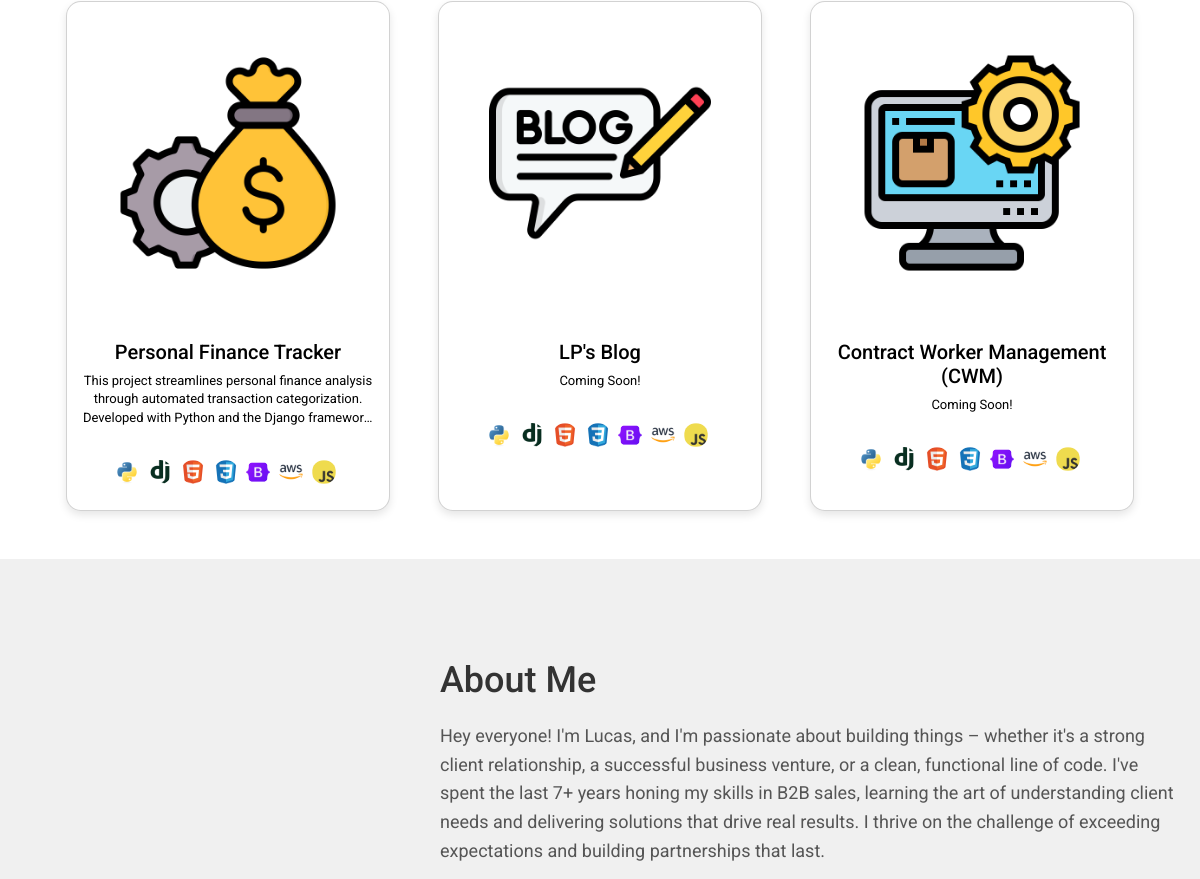
The app's page / (middle part), older data.
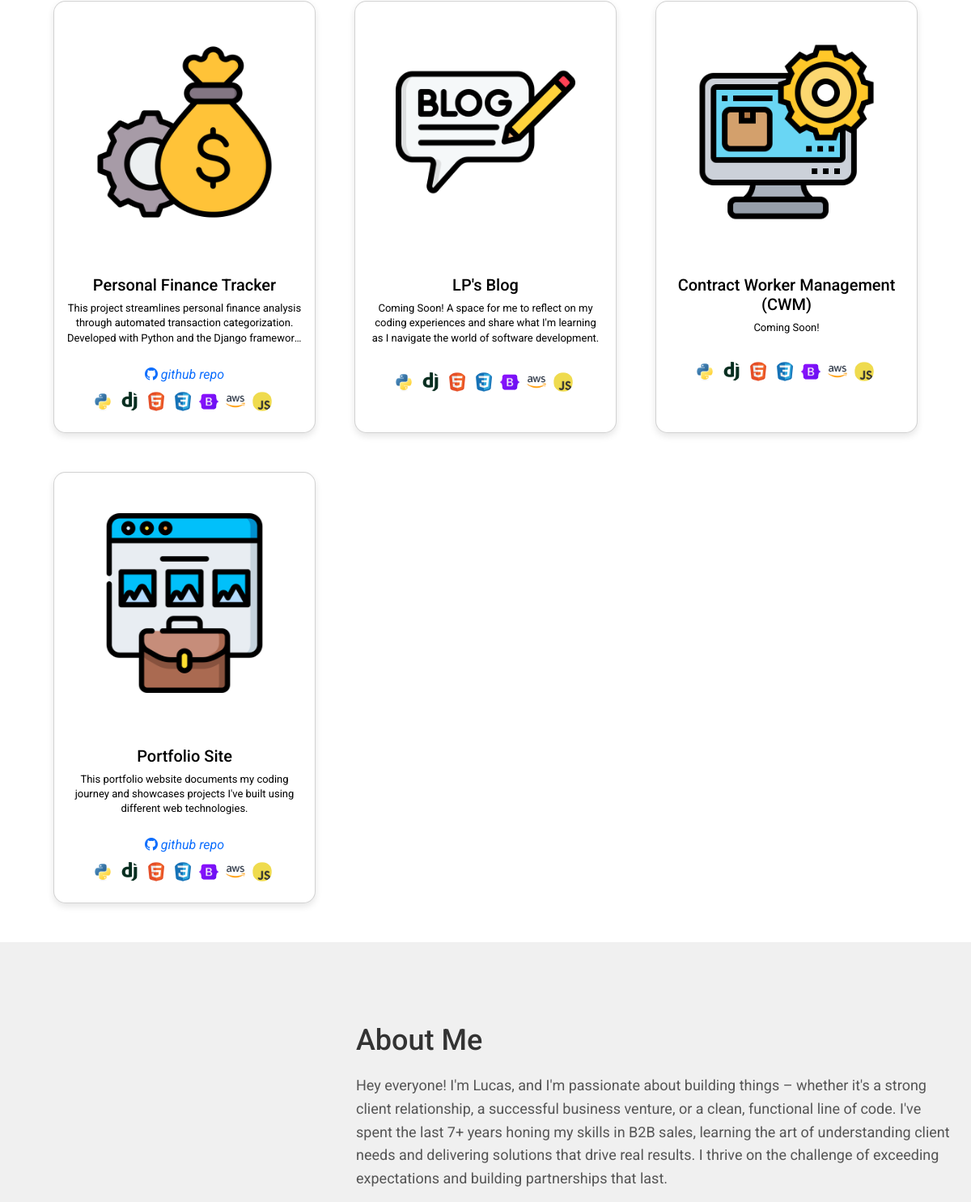
The same page, newer data.
### portfolio/models.py (models this page shows, shortened)
class Project(models.Model):
    title = models.CharField(max_length=200)
    description = models.TextField()
    image = models.ImageField(upload_to='project_images/', blank=True, null=True)
    github = models.URLField(blank=True, null=True)
    technologies = models.ManyToManyField(Technology, blank=True, help_text="Technology used in this project")
    TYPES = (
        ('FINANCE', 'Fiinance Tracker'),
        ('BLOG', 'Personal Blog'),
        ('WORKER_MANAGEMENT', 'Contract Worker Management'),
        ('PORTFOLIO_SITE', 'Portfolio Site'),
        ('OTHER', 'Other')
        )
    type = models.CharField(max_length=50,
                  choices=TYPES,
                  default="OTHER")

class Technology(models.Model):
    name = models.CharField(max_length=100, unique=True, help_text="Name of the technology (e.g., Python, Django)")
    icon = models.ImageField(upload_to='technology_icons/', blank=True, null=True)
    class Meta:
        verbose_name_plural = "Technologies"

### portfolio/views.py (the view)
# urls.py: path('', views.finance_tracker_home, name='home'),
def home(request):
    projects = Project.objects.all() # Get all prpjects from database
    return render(request, 'portfolio/index.html', {'projects': projects}) # Renders the index.html template and pass the projects to the template

### portfolio/templates/portfolio/index.html (shortened to what this page needs)
{% extends 'portfolio/base.html' %}
{% load static %}
{% block content %}
<section id="projects-section">
    {% include 'portfolio/components/project_card.html' %}
</section>
<section id="about-me" class="about-banner">
    {% include 'portfolio/components/about.html' %}
</section>
{% endblock %}

### portfolio/templates/portfolio/base.html (shortened to what this page needs)
{% load static %}
<!DOCTYPE html>
<html lang="en" > {% comment %}  data-bs-theme="dark" {% endcomment %}
    <head>
        <link href="https://cdn.jsdelivr.net/npm/bootstrap@5.3.3/dist/css/bootstrap.min.css" rel="stylesheet">
        <link rel="stylesheet" href="https://cdn.jsdelivr.net/npm/bootstrap-icons@1.10.5/font/bootstrap-icons.css">
        <link rel="stylesheet" href="{% static 'css/main.css' %}" />
    </head>
  <body>
        <main id="body">
            {% block content %}
            {% endblock %}
        </main>
    </body>
</html>

### portfolio/templates/portfolio/components/hero_banner.html (shortened to what this page needs)
{% load static %}

### portfolio/templates/portfolio/components/project_card.html (shortened to what this page needs)
<div class="container mb-5">
        <div class="row row-cols-sm-1 row-cols-md-2 row-cols-lg-3 g-5 mb-4 mx-auto">  {% if projects %}
            {% for project in projects %}
                <div class="col text-center">
                    <div id="project-card" class="card h-100">
                        <a href="{% url 'portfolio:project_redirect' pk=project.pk %}">
                            {% if project.image %}
                                <img id="project-img" src="{{ project.image.url }}" class="card-img-top" alt="{{ project.title }}">
                            {% endif %}
                            <div id="pc-body" class="card-body">
                                <h5 id="pc-title" class="card-title">{{ project.title }}</h5>
                                <p id="project-description" class="card-text">{{ project.description }}</p>
                            </div>
                            <div class="mb-2">
                                {% if project.github %}
                                    <a href="{{ project.github }}" target="blank" class="text-decoration-none">
                                        <i class="bi bi-github"> github repo</i>
                                    </a>
                                {% endif %}
                            </div>
                            <div class="technologies mb-3">
                                {% for technology in project.technologies.all %}
                                    <img src="{{ technology.icon.url }}" alt="{{ technology.name }} icon" title="{{ technology.name }}" class="technology-icon">
                                {% endfor %}
                            </div>
                        </div>
                </div>
            {% endfor %}
        {% else %}
        <p>No projects added yet.</p>
        {% endif %}
    </div>
</div>

### portfolio/templates/portfolio/components/about.html (shortened to what this page needs)
{% load static %}
<div class="about-content">
        <div class="about-text">
            <h2>About Me</h2>
            <p>Hey everyone! I'm Lucas, and I'm passionate about building things – whether it's a strong client relationship, a successful business venture, or a clean, functional line of code.  I've spent the last 7+ years honing my skills in B2B sales, learning the art of understanding client needs and delivering solutions that drive real results.  I thrive on the challenge of exceeding expectations and building partnerships that last.</p>
        </div>
</div>

### static/css/main.css (style rules this page uses)
body { display: flex; flex-direction: column; margin: 0; font-family: 'Roboto', sans-serif; min-height: 100vh; }
main { flex: 1; }
#projects-section { scroll-margin-top: 100px; }
#project-card { display: flex; border-radius: 15px; margin-bottom: 10px; flex-direction: column; align-items: center; text-align: center; box-shadow: 0 4px 8px rgba(0, 0, 0, 0.1); transition: transform 0.3s ease, box-shadow 0.3s ease; }
#project-card a { text-decoration: none; }
#project-img { padding: 50px; }
#pc-body { display: flex; flex-direction: column; align-items: center; text-align: center; }
#pc-title { margin-bottom: 0.5rem; color: black; }
#project-description { margin-bottom: 0.5rem; color: black; font-size: small; }
#pc-body .card-text { overflow: hidden; text-overflow: ellipsis; display: -webkit-box; -webkit-line-clamp: 3; line-clamp: 3; -webkit-box-orient: vertical; line-height: 1.4em; max-height: 4.2em; }
.technology-icon { width: 24px; height: 24px; margin-right: 5px; vertical-align: middle; border-radius: 50%; }
#about-me { scroll-margin-top: 50px; }
.about-banner { min-height: 75vh; padding: 100px 20px; background-color: #f0f0f0; }
.about-content { display: flex; max-width: 1200px; margin: 0 auto; align-items: center; gap: 50px; }
.about-text { flex: 2; text-align: left; }
.about-text h2 { font-size: 36px; margin-bottom: 20px; color: #333; }
.about-text p { font-size: 18px; line-height: 1.6; color: #555; }

Row changes from the older to the newer data that the page shows:
changed Project "Personal Finance Tracker": now shows "github repo"
changed Project "LP's Blog": description "Coming Soon!" → "Coming Soon! A space for me to reflect on my coding experiences and share what I'm learning as I navigate the world of software development."
added Project: image (picture), title "Portfolio Site", description "This portfolio website documents my coding journey and showcases projects I've built using different web technologies.", Technology (icon (picture)), Technology (icon (picture)), Technology (icon (picture)), Technology (icon (picture)), Technology (icon (picture)), Technology (icon (picture)), Technology (icon (picture))
